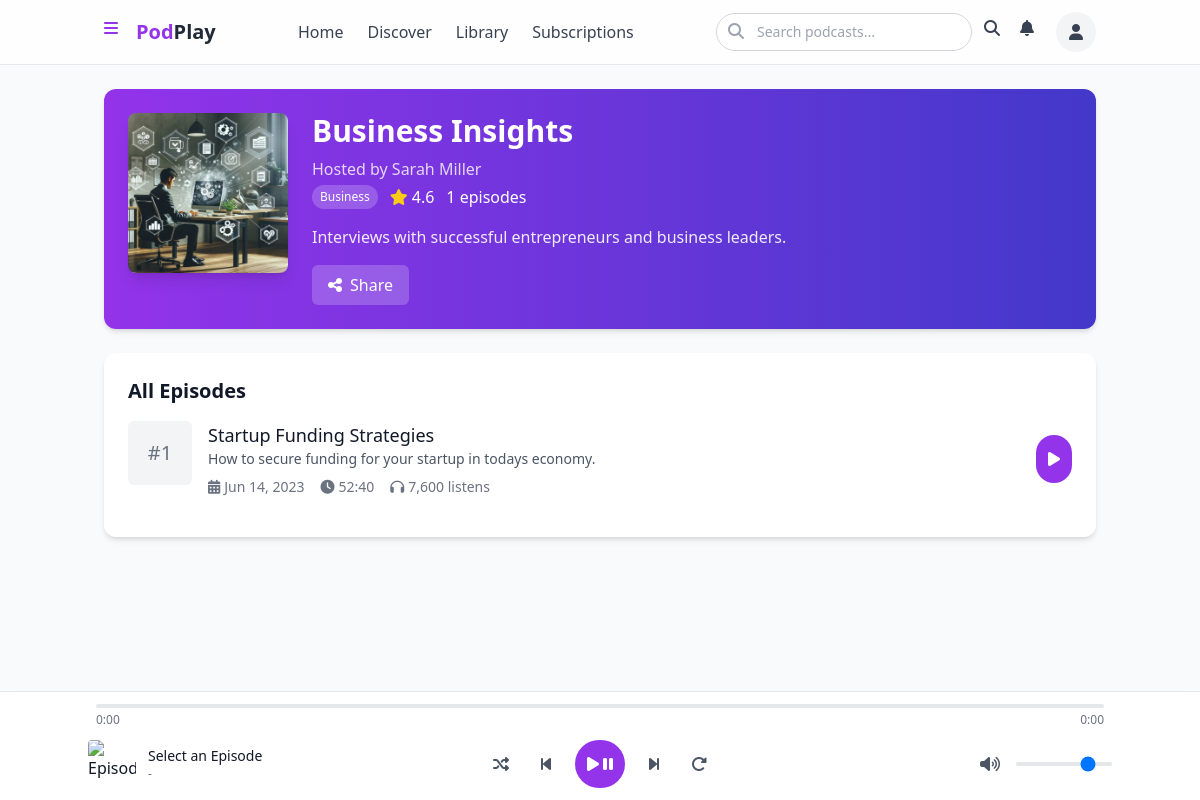
/index.php?page=podcast&id=2 (signed in), run on the app's committed database.
### tables this page shows
CREATE TABLE IF NOT EXISTS podcasts (
    id INT AUTO_INCREMENT PRIMARY KEY,
    title VARCHAR(100) NOT NULL,
    description TEXT NOT NULL,
    host VARCHAR(100) NOT NULL,
    cover_image VARCHAR(100) NOT NULL,
    category VARCHAR(50) NOT NULL,
    is_featured BOOLEAN DEFAULT 0,
    rating DECIMAL(3,1) DEFAULT 0.0,
    listens INT DEFAULT 0,
    episode_count INT DEFAULT 0,
    created_at DATETIME DEFAULT CURRENT_TIMESTAMP,
    updated_at DATETIME DEFAULT CURRENT_TIMESTAMP ON UPDATE CURRENT_TIMESTAMP
);

CREATE TABLE IF NOT EXISTS episodes (
    id INT AUTO_INCREMENT PRIMARY KEY,
    podcast_id INT NOT NULL,
    title VARCHAR(100) NOT NULL,
    description TEXT NOT NULL,
    audio_file VARCHAR(100) NOT NULL,
    duration VARCHAR(10) NOT NULL,
    release_date DATE NOT NULL,
    listens INT DEFAULT 0,
    show_notes TEXT,
    created_at DATETIME DEFAULT CURRENT_TIMESTAMP,
    updated_at DATETIME DEFAULT CURRENT_TIMESTAMP ON UPDATE CURRENT_TIMESTAMP,
    FOREIGN KEY (podcast_id) REFERENCES podcasts(id) ON DELETE CASCADE
);

### functions.php (called while the page is built, shortened)
<?php
function getPodcastById($id) {
    global $conn;
    $query = "SELECT * FROM podcasts WHERE id = ?";
    $stmt = mysqli_prepare($conn, $query);
    mysqli_stmt_bind_param($stmt, "i", $id);
    mysqli_stmt_execute($stmt);
    $result = mysqli_stmt_get_result($stmt);
    if(mysqli_num_rows($result) > 0) {
        return mysqli_fetch_assoc($result);
    }
    return null;
}
function getEpisodesByPodcastId($podcast_id) {
    global $conn;
    $query = "SELECT * FROM episodes WHERE podcast_id = ? ORDER BY release_date DESC";
    $stmt = mysqli_prepare($conn, $query);
    mysqli_stmt_bind_param($stmt, "i", $podcast_id);
    mysqli_stmt_execute($stmt);
    $result = mysqli_stmt_get_result($stmt);
    $episodes = [];
    while($row = mysqli_fetch_assoc($result)) {
        $episodes[] = $row;
    }
    return $episodes;
}
?>

### podcast.php (the view, shortened to what this page needs)
<?php
$podcast_id = $_GET['id'];
$podcast = getPodcastById($podcast_id);
$episodes = getEpisodesByPodcastId($podcast_id);
?>
<div class="bg-white rounded-xl shadow-md overflow-hidden mb-6">
    <div class="bg-gradient-to-r from-purple-600 to-indigo-700 p-6">
        <div class="flex flex-col md:flex-row gap-6">
            <img src="assets/images/podcasts/<?php echo $podcast['cover_image']; ?>" alt="<?php echo $podcast['title']; ?>" class="w-40 h-40 rounded-lg shadow-lg">
            <div class="text-white">
                <h1 class="text-2xl md:text-3xl font-bold mb-2"><?php echo $podcast['title']; ?></h1>
                <p class="text-white/80 mb-1">Hosted by <?php echo $podcast['host']; ?></p>
                <div class="flex items-center gap-3 mb-4">
                    <span class="bg-white/20 text-xs px-2 py-1 rounded-full"><?php echo $podcast['category']; ?></span>
                    <div class="flex items-center">
                        <i class="fas fa-star text-yellow-400 mr-1"></i>
                        <span><?php echo number_format($podcast['rating'], 1); ?></span>
                    </div>
                    <span><?php echo count($episodes); ?> episodes</span>
                </div>
                <p class="text-white/90 mb-4"><?php echo $podcast['description']; ?></p>
                <div class="flex gap-3">
                    <button class="inline-flex items-center gap-2 bg-white/20 text-white px-4 py-2 rounded-md hover:bg-white/30 transition-colors">
                        <i class="fas fa-share-alt"></i> Share
                    </button>
                </div>
            </div>
        </div>
    </div>
</div>
<div class="bg-white rounded-xl shadow-md p-6">
    <h2 class="text-xl font-bold mb-4">All Episodes</h2>
    <?php if(empty($episodes)): ?>
    <div class="text-center py-10">
        <p class="text-gray-600">No episodes available yet</p>
    </div>
    <?php else: ?>
    <div class="space-y-4">
        <?php foreach($episodes as $index => $episode): ?>
        <div class="border-b border-gray-100 pb-4 last:border-0">
            <div class="flex gap-4">
                <div class="w-16 h-16 bg-gray-100 rounded-md flex items-center justify-center flex-shrink-0">
                    <span class="text-xl text-gray-500 font-medium">#<?php echo count($episodes) - $index; ?></span>
                </div>
                <div class="flex-1">
                    <h3 class="font-medium text-lg"><?php echo $episode['title']; ?></h3>
                    <p class="text-gray-600 text-sm mb-2 line-clamp-2"><?php echo $episode['description']; ?></p>
                    <div class="flex items-center text-sm text-gray-500 gap-4">
                        <span class="flex items-center gap-1">
                            <i class="fas fa-calendar-alt"></i>
                            <?php echo date('M d, Y', strtotime($episode['release_date'])); ?>
                        </span>
                        <span class="flex items-center gap-1">
                            <i class="fas fa-clock"></i>
                            <?php echo $episode['duration']; ?>
                        </span>
                        <span class="flex items-center gap-1">
                            <i class="fas fa-headphones"></i>
                            <?php echo number_format($episode['listens']); ?> listens
                        </span>
                    </div>
                </div>
                <div class="flex items-center">
                    <?php if(isset($_SESSION['user_id'])): ?>
                    <a href="index.php?page=listen&id=<?php echo $episode['id']; ?>" class="p-3 rounded-full bg-purple-600 text-white hover:bg-purple-700 transition-colors">
                        <i class="fas fa-play"></i>
                    </a>
                    <?php else: ?>
                    <a href="index.php?page=login" class="p-3 rounded-full bg-purple-600 text-white hover:bg-purple-700 transition-colors">
                        <i class="fas fa-play"></i>
                    </a>
                    <?php endif; ?>
                </div>
            </div>
        </div>
        <?php endforeach; ?>
    </div>
    <?php endif; ?>
</div>

### data on the page
podcasts: cover_image (picture), title "Business Insights", host "Sarah Miller", category "Business", rating "4.6", description "Interviews with successful entrepreneurs and business leaders."
episodes: count($episodes) - $index "1", title "Startup Funding Strategies", description "How to secure funding for your startup in todays economy.", release_date "Jun 14, 2023", duration "52:40", listens "7,600"

### other printed values
count($episodes) "1"
